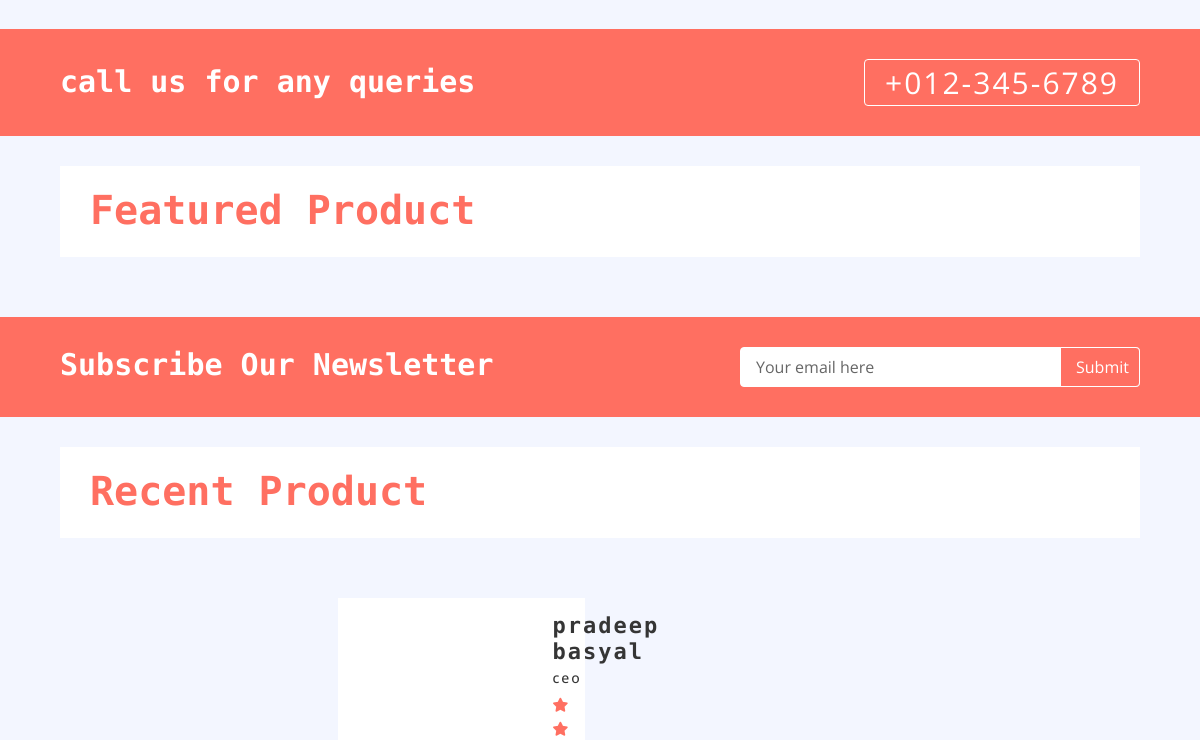
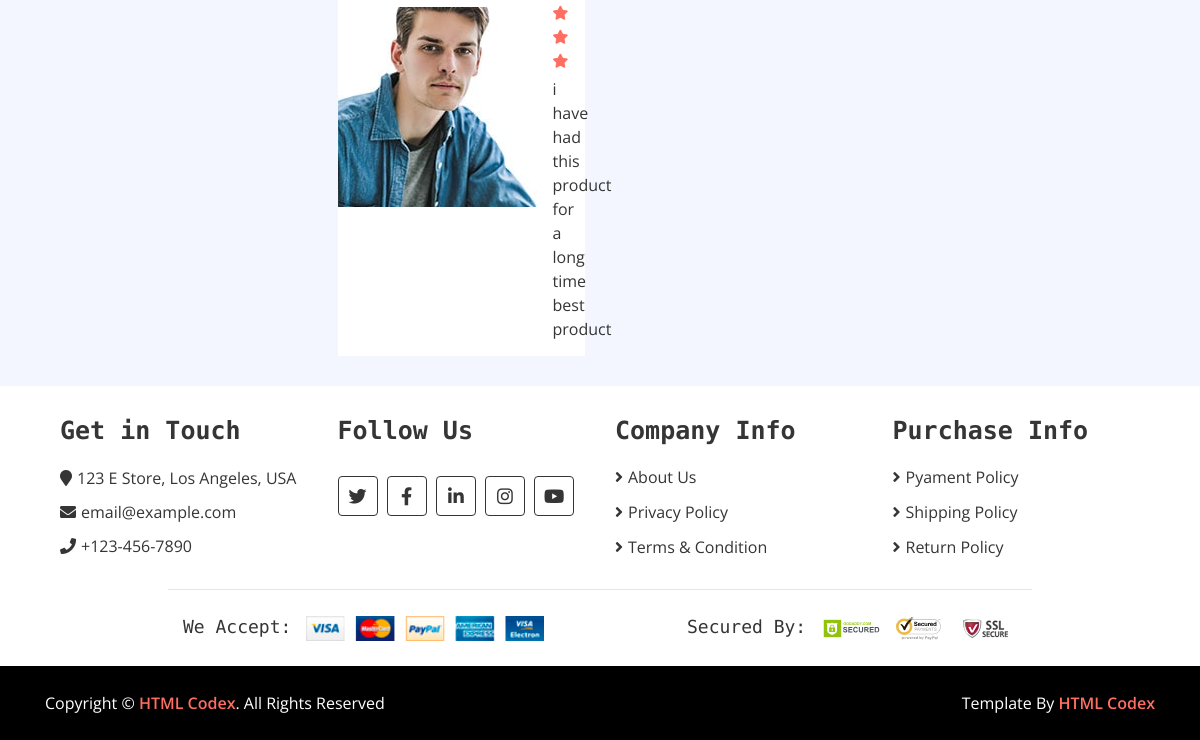
The app's page / (lower part), older data (2 pictures, top to bottom).
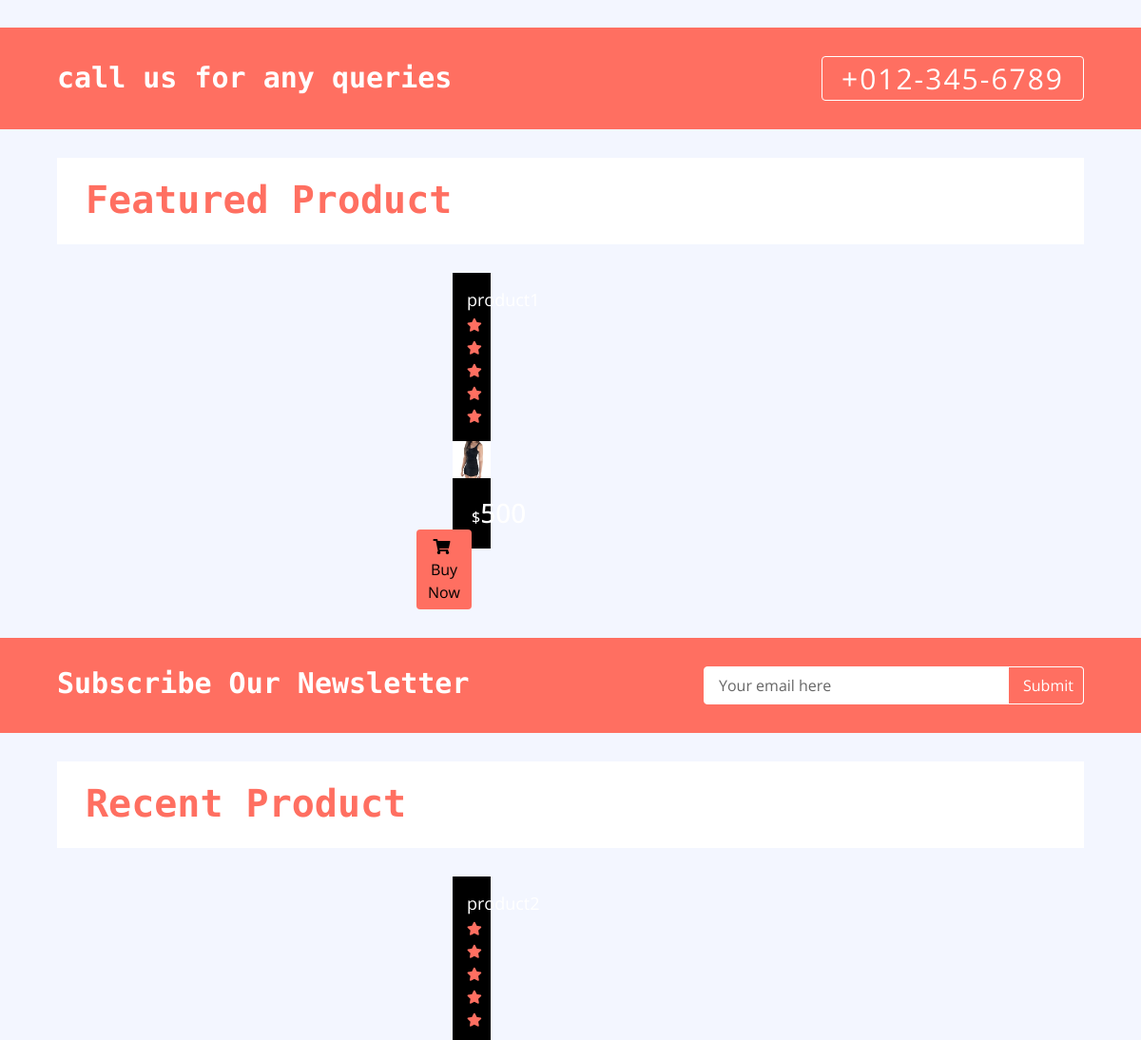
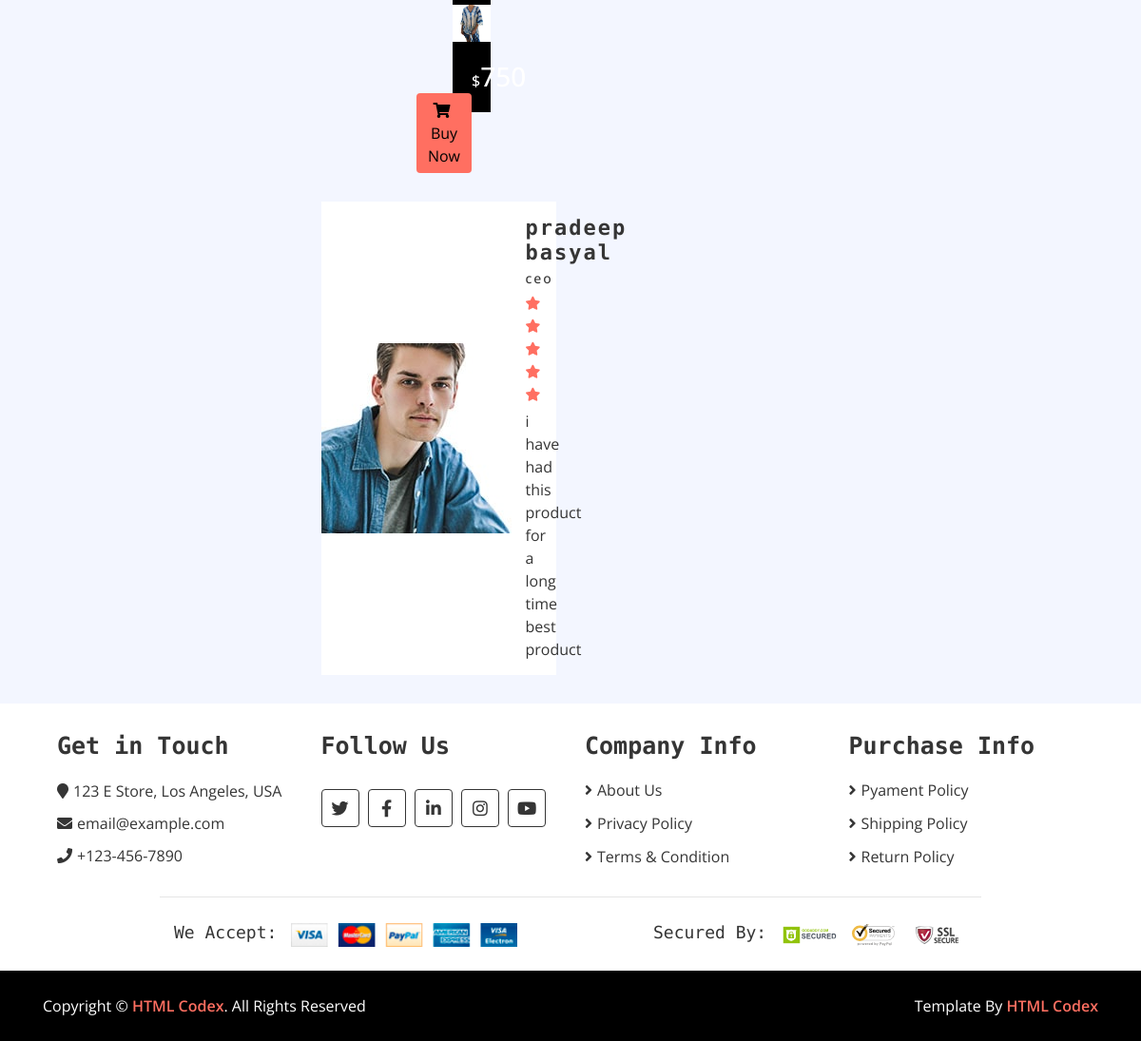
The same page, newer data (2 pictures, top to bottom).
### home/models.py (models this page shows, shortened)
class CustumerReview(models.Model):
    name = models.CharField(max_length = 300)
    comment = models.TextField(blank = True)
    post = models.CharField(max_length=300)
    image = models.ImageField(upload_to='media')

class Product(models.Model):
    name = models.CharField(max_length=300)
    price = models.IntegerField()
    discounted_price = models.IntegerField(default = 0)
    image = models.ImageField(upload_to='media')
    description = models.TextField(blank = True)
    specification = models.TextField(blank = True)
    category = models.ForeignKey(Category, on_delete=models.CASCADE)
    brand = models.ForeignKey(Brand, on_delete=models.CASCADE)
    stock = models.CharField(choices=STOCK , max_length=50)
    labels = models.CharField(choices = LABELS, max_length=50 , blank= True)
    slug = models.CharField(max_length=500 , default="")

### home/views.py (the view)
# urls.py: path('', HomeView.as_view(), name='home'),
class HomeView(Base):
    def get(self,request):
        self.views['categories'] = Category.objects.all()
        self.views['brands'] = Brand.objects.all()
        self.views['sliders'] = Slider.objects.all()
        self.views['reviews'] = CustumerReview.objects.all()
        self.views['hots'] = Product.objects.filter(labels = 'hot')
        self.views['news'] = Product.objects.filter(labels = 'new')
        return render(request,'index.html',self.views)

### templates/index.html (shortened to what the changed rows need)
{% extends 'base.html' %}
{% load static %}
{% block content %}
        <div class="call-to-action">
            <div class="container-fluid">
                <div class="row align-items-center">
                    <div class="col-md-6">
                        <h1>call us for any queries</h1>
                    </div>
                </div>
            </div>
        </div>
        <div class="featured-product product">
            <div class="container-fluid">
                <div class="section-header">
                    <h1>Featured Product</h1>
                </div>
                <div class="row align-items-center product-slider product-slider-4">
                    {%for hot in hots%}
                    <div class="col-lg-3">
                        <div class="product-item">
                            <div class="product-title">
                                <a href="/product/{{hot.slug}}">{{hot.name}}</a>
                                <div class="ratting">
                                    <i class="fa fa-star"></i>
                                    <i class="fa fa-star"></i>
                                    <i class="fa fa-star"></i>
                                    <i class="fa fa-star"></i>
                                    <i class="fa fa-star"></i>
                                </div>
                            </div>
                            <div class="product-image">
                                <a href="product-detail.html">
                                    <img src="{{hot.image.url}}" alt="Product Image">
                                </a>
                            </div>
                            <div class="product-price">
                                {%if hot.discounted_price > 0%}
                                <h3><span>$</span>{{hot.discounted_price}}</h3>
                                {%else%}
                                <h3><span>$</span>{{hot.price}}</h3>
                                {%endif%}
                                <a class="btn" href=""><i class="fa fa-shopping-cart"></i>Buy Now</a>
                            </div>
                        </div>
                    </div>
                    {%endfor%}
                </div>
            </div>
        </div>
        <div class="newsletter">
            <div class="container-fluid">
                <div class="row">
                    <div class="col-md-6">
                        <h1>Subscribe Our Newsletter</h1>
                    </div>
                </div>
            </div>
        </div>
        <div class="recent-product product">
            <div class="container-fluid">
                <div class="section-header">
                    <h1>Recent Product</h1>
                </div>
                <div class="row align-items-center product-slider product-slider-4">
                    {%for new in news%}
                    <div class="col-lg-3">
                        <div class="product-item">
                            <div class="product-title">
                                <a href="/product/{{new.slug}}">{{new.name}}</a>
                                <div class="ratting">
                                    <i class="fa fa-star"></i>
                                    <i class="fa fa-star"></i>
                                    <i class="fa fa-star"></i>
                                    <i class="fa fa-star"></i>
                                    <i class="fa fa-star"></i>
                                </div>
                            </div>
                            <div class="product-image">
                                <a href="product-detail.html">
                                    <img src="{{new.image.url}}" alt="Product Image">
                                </a>
                            </div>
                            <div class="product-price">
                                {%if new.discounted_price > 0%}
                                <h3><span>$</span>{{new.discounted_price}}</h3>
                                {%else%}
                                <h3><span>$</span>{{new.price}}</h3>
                                {%endif%}
                                <a class="btn" href=""><i class="fa fa-shopping-cart"></i>Buy Now</a>
                            </div>
                        </div>
                    </div>
                    {%endfor%}
                </div>
            </div>
        </div>
        <div class="review">
            <div class="container-fluid">
                <div class="row align-items-center review-slider normal-slider">
                    {%for review in reviews%}
                    <div class="col-md-6">
                        <div class="review-slider-item">
                            <div class="review-img">
                                <img src="{{review.image.url}}" alt="Image">
                            </div>
                            <div class="review-text">
                                <h2>{{review.name}}</h2>
                                <h3>{{review.post}}</h3>
                                <div class="ratting">
                                    <i class="fa fa-star"></i>
                                    <i class="fa fa-star"></i>
                                    <i class="fa fa-star"></i>
                                    <i class="fa fa-star"></i>
                                    <i class="fa fa-star"></i>
                                </div>
                                <p>
                                    {{review.comment}}
                                </p>
                            </div>
                        </div>
                    </div>
                    {%endfor%}
                </div>
            </div>
        </div>
{% endblock %}

Row changes from the older to the newer data that the page shows:
added Product: name "product1", image (picture), price "500", shown under "Featured Product"
added Product: name "product2", image (picture), discounted_price "750", shown under "Recent Product"
